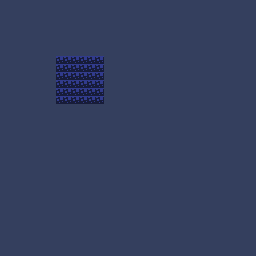

A 2D game scene composited from a Tiled map and its tileset images. What follows is a short description and the map's XML, with every tile layer's data as written:
An orthogonal 32x32 tile map with 8x8 px tiles, 3 tile layers (Grid_8, Auto_layer_values, PureIntGrid), 4 tilesets.

<map version="1.4" tiledversion="1.4.2" orientation="orthogonal" renderorder="right-down" compressionlevel="0" width="32" height="32" tilewidth="8" tileheight="8" infinite="0" backgroundcolor="#343F5E" nextlayerid="4" nextobjectid="1"><tileset firstgid="1" name="Cavernas_by_Adam_Saltsman" tilewidth="8" tileheight="8" tilecount="384" columns="12" objectalignment="topleft" margin="0" spacing="0"><image source="../../../app/samples/atlas/Cavernas_by_Adam_Saltsman.png" width="96" height="256" /></tileset><tileset firstgid="385" name="Gif87a" tilewidth="32" tileheight="32" tilecount="24" columns="6" objectalignment="topleft" margin="0" spacing="0"><image source="../../atlas/gif87a.gif" width="192" height="128" /></tileset><tileset firstgid="409" name="PureIntGrid" tilewidth="8" tileheight="8" tilecount="3" columns="3" objectalignment="topleft"><image source="PureIntGrid.intgrid.png" width="24" height="8" /></tileset><tileset firstgid="412" name="Auto_layer" tilewidth="8" tileheight="8" tilecount="1" columns="1" objectalignment="topleft"><image source="Auto_layer.intgrid.png" width="8" height="8" /></tileset><layer id="1" name="Grid_8" width="32" height="32" opacity="1"><data encoding="csv">0,0,0,0,0,0,0,0,0,0,0,0,0,0,0,0,0,0,0,0,0,0,0,0,0,0,0,0,0,0,0,0,0,0,0,0,0,0,0,0,0,0,0,0,0,0,0,0,0,0,0,0,0,0,0,0,0,0,0,0,0,0,0,0,0,0,0,0,0,0,0,0,0,0,0,0,0,0,0,0,0,0,0,0,0,0,0,0,0,0,0,0,0,0,0,0,0,0,0,0,0,0,0,0,0,0,0,0,0,0,0,0,0,0,0,0,0,0,0,0,0,0,0,0,0,0,0,0,0,0,0,0,0,0,0,0,0,0,0,0,0,0,0,0,0,0,0,0,0,0,0,0,0,0,0,0,0,0,0,0,0,0,0,0,0,0,0,0,0,0,0,0,0,0,0,0,0,0,0,0,0,0,0,0,0,0,0,0,0,0,0,0,0,0,0,0,0,0,0,0,0,0,0,0,0,0,0,0,0,0,0,0,0,0,0,0,0,0,0,0,0,0,0,0,0,0,0,0,0,0,0,133,133,133,133,133,133,0,0,0,0,0,0,0,0,0,0,0,0,0,0,0,0,0,0,0,0,0,0,0,0,0,0,133,133,133,133,133,133,0,0,0,0,0,0,0,0,0,0,0,0,0,0,0,0,0,0,0,0,0,0,0,0,0,0,133,133,133,133,133,133,0,0,0,0,0,0,0,0,0,0,0,0,0,0,0,0,0,0,0,0,0,0,0,0,0,0,133,133,133,133,133,133,0,0,0,0,0,0,0,0,0,0,0,0,0,0,0,0,0,0,0,0,0,0,0,0,0,0,133,133,133,133,133,133,0,0,0,0,0,0,0,0,0,0,0,0,0,0,0,0,0,0,0,0,0,0,0,0,0,0,133,133,133,133,133,133,0,0,0,0,0,0,0,0,0,0,0,0,0,0,0,0,0,0,0,0,0,0,0,0,0,0,0,0,0,0,0,0,0,0,0,0,0,0,0,0,0,0,0,0,0,0,0,0,0,0,0,0,0,0,0,0,0,0,0,0,0,0,0,0,0,0,0,0,0,0,0,0,0,0,0,0,0,0,0,0,0,0,0,0,0,0,0,0,0,0,0,0,0,0,0,0,0,0,0,0,0,0,0,0,0,0,0,0,0,0,0,0,0,0,0,0,0,0,0,0,0,0,0,0,0,0,0,0,0,0,0,0,0,0,0,0,0,0,0,0,0,0,0,0,0,0,0,0,0,0,0,0,0,0,0,0,0,0,0,0,0,0,0,0,0,0,0,0,0,0,0,0,0,0,0,0,0,0,0,0,0,0,0,0,0,0,0,0,0,0,0,0,0,0,0,0,0,0,0,0,0,0,0,0,0,0,0,0,0,0,0,0,0,0,0,0,0,0,0,0,0,0,0,0,0,0,0,0,0,0,0,0,0,0,0,0,0,0,0,0,0,0,0,0,0,0,0,0,0,0,0,0,0,0,0,0,0,0,0,0,0,0,0,0,0,0,0,0,0,0,0,0,0,0,0,0,0,0,0,0,0,0,0,0,0,0,0,0,0,0,0,0,0,0,0,0,0,0,0,0,0,0,0,0,0,0,0,0,0,0,0,0,0,0,0,0,0,0,0,0,0,0,0,0,0,0,0,0,0,0,0,0,0,0,0,0,0,0,0,0,0,0,0,0,0,0,0,0,0,0,0,0,0,0,0,0,0,0,0,0,0,0,0,0,0,0,0,0,0,0,0,0,0,0,0,0,0,0,0,0,0,0,0,0,0,0,0,0,0,0,0,0,0,0,0,0,0,0,0,0,0,0,0,0,0,0,0,0,0,0,0,0,0,0,0,0,0,0,0,0,0,0,0,0,0,0,0,0,0,0,0,0,0,0,0,0,0,0,0,0,0,0,0,0,0,0,0,0,0,0,0,0,0,0,0,0,0,0,0,0,0,0,0,0,0,0,0,0,0,0,0,0,0,0,0,0,0,0,0,0,0,0,0,0,0,0,0,0,0,0,0,0,0,0,0,0,0,0,0,0,0,0,0,0,0,0,0,0,0,0,0,0,0,0,0,0,0,0,0,0,0,0,0,0,0,0,0,0,0,0,0,0,0,0,0,0,0,0,0,0,0,0,0,0,0,0,0,0,0,0,0,0,0,0,0,0,0,0,0,0,0,0,0,0,0,0,0,0,0,0,0,0,0,0,0,0,0,0,0,0,0,0,0,0,0,0,0,0,0,0,0,0,0,0,0,0,0,0,0,0,0,0,0,0,0,0,0,0,0,0,0,0,0,0,0,0,0,0,0,0,0,0,0,0,0,0,0</data></layer><layer id="2" name="Auto_layer_values" width="32" height="32" opacity="1"><data encoding="csv">0,0,0,0,0,0,0,0,0,0,0,0,0,0,0,0,0,0,0,0,0,0,0,0,0,0,0,0,0,0,0,0,0,0,0,0,0,0,0,0,0,0,0,0,0,0,0,0,0,0,0,0,0,0,0,0,0,0,0,0,0,0,0,0,0,0,0,0,0,0,0,0,0,0,0,0,0,0,0,0,0,0,0,0,0,0,0,0,0,0,0,0,0,0,0,0,0,0,0,0,0,0,0,0,0,0,0,0,0,0,0,0,0,0,0,0,0,0,0,0,0,0,0,0,0,0,0,0,0,0,0,0,0,0,0,0,0,0,0,0,0,0,0,0,0,0,0,0,0,0,0,0,0,0,0,0,0,0,0,0,0,0,0,0,0,0,0,0,0,0,0,0,0,0,0,0,0,0,0,0,0,0,0,0,0,0,0,0,0,0,0,0,0,0,0,0,0,0,0,0,0,0,0,0,0,0,0,0,0,0,0,0,0,0,0,0,0,0,0,0,0,0,0,0,0,0,0,0,0,0,0,0,0,0,0,0,0,0,0,0,0,0,0,0,0,0,0,0,0,0,0,0,0,0,0,0,0,0,0,0,0,0,0,0,0,0,0,0,0,0,0,0,0,0,0,0,0,0,0,0,0,0,0,0,0,0,0,0,0,0,0,0,0,0,0,0,0,0,0,0,0,0,0,0,0,0,0,0,0,0,0,0,0,0,0,0,0,0,0,0,0,0,0,0,0,0,0,0,0,0,0,0,0,0,0,0,0,0,0,0,0,0,0,0,0,0,0,0,0,0,0,0,0,0,0,0,0,0,0,0,0,0,0,0,0,0,0,0,0,0,0,0,0,0,0,0,0,0,0,0,0,0,0,0,0,0,0,0,0,0,0,0,0,0,0,0,0,0,0,0,0,0,0,0,0,0,0,0,0,0,0,0,0,0,0,0,0,0,0,0,0,0,0,0,0,0,0,0,0,0,0,0,0,0,0,0,0,0,0,0,0,0,0,0,0,0,0,0,0,0,0,0,0,0,0,0,0,0,0,0,0,0,0,0,0,0,0,0,0,0,0,0,0,0,0,0,0,0,0,0,0,0,0,0,0,0,0,0,0,0,0,0,0,0,0,0,0,0,0,0,0,0,0,0,0,0,0,0,0,0,0,0,0,0,0,0,0,0,0,0,0,0,0,0,0,0,0,0,0,0,0,0,0,0,0,0,0,0,0,0,0,0,0,0,0,0,0,0,0,0,0,0,0,0,0,0,0,0,0,0,0,0,0,0,0,0,0,0,0,0,0,0,0,0,0,0,0,0,0,0,0,0,0,0,0,0,0,0,0,0,0,0,0,0,0,0,0,0,0,0,0,0,0,0,0,0,0,0,0,0,0,0,0,0,0,0,0,0,0,0,0,0,0,0,0,0,0,0,0,0,0,0,0,0,0,0,0,0,0,0,0,0,0,0,0,0,0,0,0,0,0,0,0,0,0,0,0,0,0,0,0,0,0,0,0,0,0,0,0,0,0,0,0,0,0,0,0,0,0,0,0,0,0,0,0,0,0,0,0,0,0,0,0,0,0,0,0,0,0,0,0,0,0,0,0,0,0,0,0,0,0,0,0,0,0,0,0,0,0,0,0,0,0,0,0,0,0,0,0,0,0,0,0,0,0,0,0,0,0,0,0,0,0,0,0,0,0,0,0,0,0,0,0,0,0,0,0,0,0,0,0,0,0,0,0,0,0,0,0,0,0,0,0,0,0,0,0,0,0,0,0,0,0,0,0,0,0,0,0,0,0,0,0,0,0,0,0,0,0,0,0,0,0,0,0,0,0,0,0,0,0,0,0,0,0,0,0,0,0,0,0,0,0,0,0,0,0,0,0,0,0,0,0,0,0,0,0,0,0,0,0,0,0,0,0,0,0,0,0,0,0,0,0,0,0,0,0,0,0,0,0,0,0,0,0,0,0,0,0,0,0,0,0,0,0,0,0,0,0,0,0,0,0,0,0,0,0,0,0,0,0,0,0,0,0,0,0,0,0,0,0,0,0,0,0,0,0,0,0,0,0,0,0,0,0,0,0,0,0,0,0,0,0,0,0,0,0,0,0,0,0,0,0,0,0,0,0,0,0,0,0,0,0,0,0,0,0,0,0,0,0,0,0,0,0,0,0,0,0,0,0,0,0,0,0,0,0,0,0,0,0,0,0,0,0,0,0,0,0,0,0,0,0,0,0,0,0,0,0,0,0,0,0,0,0,0,0,0,0,0,0,0,0,0,0,0,0,0,0,0,0,0,0,0,0,0,0,0,0,0,0,0,0,0</data></layer><layer id="3" name="PureIntGrid" width="32" height="32" opacity="1"><data encoding="csv">0,0,0,0,0,0,0,0,0,0,0,0,0,0,0,0,0,0,0,0,0,0,0,0,0,0,0,0,0,0,0,0,0,0,0,0,0,0,0,0,0,0,0,0,0,0,0,0,0,0,0,0,0,0,0,0,0,0,0,0,0,0,0,0,0,0,0,0,0,0,0,0,0,0,0,0,0,0,0,0,0,0,0,0,0,0,0,0,0,0,0,0,0,0,0,0,0,0,0,0,0,0,0,0,0,0,0,0,0,0,0,0,0,0,0,0,0,0,0,0,0,0,0,0,0,0,0,0,0,0,0,0,0,0,0,0,0,0,0,0,0,0,0,0,0,0,0,0,0,0,0,0,0,0,0,0,0,0,0,0,0,0,0,0,0,0,0,0,0,0,0,0,0,0,0,0,0,0,0,0,0,0,0,0,0,0,0,0,0,0,0,0,0,0,0,0,0,0,0,0,0,0,0,0,0,0,0,0,0,0,0,0,0,0,0,0,0,0,0,0,0,0,0,0,0,0,0,0,0,0,0,0,0,0,0,0,0,0,0,0,0,0,0,0,0,0,0,0,0,0,0,0,0,0,0,0,0,0,0,0,0,0,0,0,0,0,0,0,0,0,0,0,0,0,0,0,0,0,0,0,0,0,0,0,0,0,0,0,0,0,0,0,0,0,0,0,0,0,0,0,0,0,0,0,0,0,0,0,0,0,0,0,0,0,0,0,0,0,0,0,0,0,0,0,0,0,0,0,0,0,0,0,0,0,0,0,0,0,0,0,0,0,0,0,0,0,0,0,0,0,0,0,0,0,0,0,0,0,0,0,0,0,0,0,0,0,0,0,0,0,0,0,0,0,0,0,0,0,0,0,0,0,0,0,0,0,0,0,0,0,0,0,0,0,0,0,0,0,0,0,0,0,0,0,0,0,0,0,0,0,0,0,0,0,0,0,0,0,0,0,0,0,0,0,0,0,0,0,0,0,0,0,0,0,0,0,0,0,0,0,0,0,0,0,0,0,0,0,0,0,0,0,0,0,0,0,0,0,0,0,0,0,0,0,0,0,0,0,0,0,0,0,0,0,0,0,0,0,0,0,0,0,0,0,0,0,0,0,0,0,0,0,0,0,0,0,0,0,0,0,0,0,0,0,0,0,0,0,0,0,0,0,0,0,0,0,0,0,0,0,0,0,0,0,0,0,0,0,0,0,0,0,0,0,0,0,0,0,0,0,0,0,0,0,0,0,0,0,0,0,0,0,0,0,0,0,0,0,0,0,0,0,0,0,0,0,0,0,0,0,0,0,0,0,0,0,0,0,0,0,0,0,0,0,0,0,0,0,0,0,0,0,0,0,0,0,0,0,0,0,0,0,0,0,0,0,0,0,0,0,0,0,0,0,0,0,0,0,0,0,0,0,0,0,0,0,0,0,0,0,0,0,0,0,0,0,0,0,0,0,0,0,0,0,0,0,0,0,0,0,0,0,0,0,0,0,0,0,0,0,0,0,0,0,0,0,0,0,0,0,0,0,0,0,0,0,0,0,0,0,0,0,0,0,0,0,0,0,0,0,0,0,0,0,0,0,0,0,0,0,0,0,0,0,0,0,0,0,0,0,0,0,0,0,0,0,0,0,0,0,0,0,0,0,0,0,0,0,0,0,0,0,0,0,0,0,0,0,0,0,0,0,0,0,0,0,0,0,0,0,0,0,0,0,0,0,0,0,0,0,0,0,0,0,0,0,0,0,0,0,0,0,0,0,0,0,0,0,0,0,0,0,0,0,0,0,0,0,0,0,0,0,0,0,0,0,0,0,0,0,0,0,0,0,0,0,0,0,0,0,0,0,0,0,0,0,0,0,0,0,0,0,0,0,0,0,0,0,0,0,0,0,0,0,0,0,0,0,0,0,0,0,0,0,0,0,0,0,0,0,0,0,0,0,0,0,0,0,0,0,0,0,0,0,0,0,0,0,0,0,0,0,0,0,0,0,0,0,0,0,0,0,0,0,0,0,0,0,0,0,0,0,0,0,0,0,0,0,0,0,0,0,0,0,0,0,0,0,0,0,0,0,0,0,0,0,0,0,0,0,0,0,0,0,0,0,0,0,0,0,0,0,0,0,0,0,0,0,0,0,0,0,0,0,0,0,0,0,0,0,0,0,0,0,0,0,0,0,0,0,0,0,0,0,0,0,0,0,0,0,0,0,0,0,0,0,0,0,0,0,0,0,0,0,0,0,0,0,0,0,0,0,0,0,0,0,0,0,0,0,0,0,0,0,0,0,0,0,0,0,0,0,0,0,0,0,0,0,0,0,0,0,0,0</data></layer></map>
